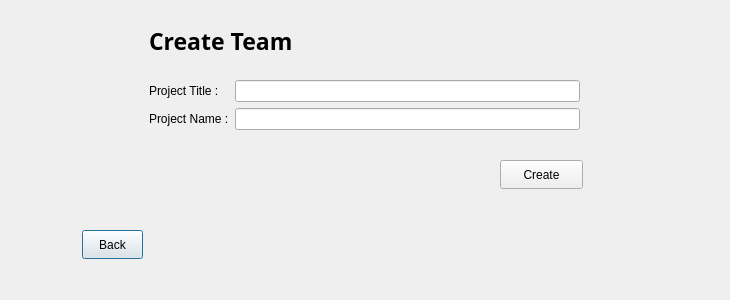
<?xml version="1.0" encoding="UTF-8"?>
<ui version="4.0">
 <class>CreateProject</class>
 <widget class="QDialog" name="CreateProject">
  <property name="geometry">
   <rect>
    <x>0</x>
    <y>0</y>
    <width>730</width>
    <height>300</height>
   </rect>
  </property>
  <property name="windowTitle">
   <string>Dialog</string>
  </property>
  <widget class="QLabel" name="label">
   <property name="geometry">
    <rect>
     <x>149</x>
     <y>10</y>
     <width>361</width>
     <height>61</height>
    </rect>
   </property>
   <property name="font">
    <font>
     <family>Rockwell Extra Bold</family>
     <pointsize>17</pointsize>
     <bold>true</bold>
    </font>
   </property>
   <property name="text">
    <string>Create Team</string>
   </property>
  </widget>
  <widget class="QPushButton" name="pushButton">
   <property name="geometry">
    <rect>
     <x>82</x>
     <y>230</y>
     <width>61</width>
     <height>29</height>
    </rect>
   </property>
   <property name="text">
    <string>Back</string>
   </property>
  </widget>
  <widget class="QWidget" name="formLayoutWidget">
   <property name="geometry">
    <rect>
     <x>149</x>
     <y>80</y>
     <width>431</width>
     <height>71</height>
    </rect>
   </property>
   <layout class="QFormLayout" name="formLayout">
    <item row="0" column="0">
     <widget class="QLabel" name="label_2">
      <property name="text">
       <string>Project Title : </string>
      </property>
     </widget>
    </item>
    <item row="1" column="0">
     <widget class="QLabel" name="label_3">
      <property name="text">
       <string>Project Name :</string>
      </property>
     </widget>
    </item>
    <item row="0" column="1">
     <widget class="QLineEdit" name="TitleProject"/>
    </item>
    <item row="1" column="1">
     <widget class="QLineEdit" name="ProjectName"/>
    </item>
   </layout>
  </widget>
  <widget class="QPushButton" name="pushButton_2">
   <property name="geometry">
    <rect>
     <x>500</x>
     <y>160</y>
     <width>83</width>
     <height>29</height>
    </rect>
   </property>
   <property name="text">
    <string>Create</string>
   </property>
  </widget>
 </widget>
 <resources/>
 <connections/>
</ui>
